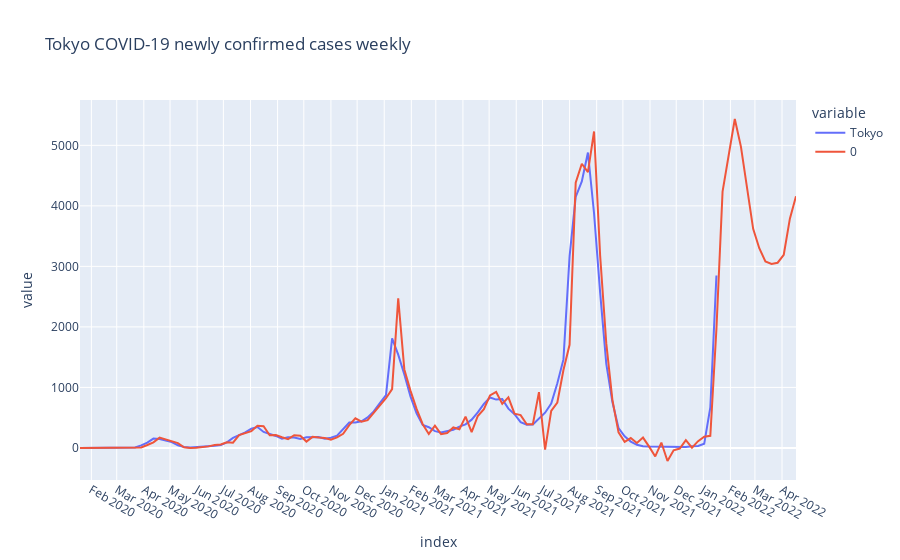

The cell this chart's notebook holds for it:
### Code cell
ts_forecast = result_tokyo.predict(start=df_gr.index[0], end=df_gr.index[-1]+relativedelta(months=3))
temp_df = df_gr.Tokyo.to_frame()
temp_df = pd.concat([temp_df, ts_forecast])

fig = px.line(temp_df, title='Tokyo COVID-19 newly confirmed cases weekly')
fig.update_layout({
    'xaxis': {
        'dtick': 'M1'
    }
})
fig.show()

### Figure 1 — Plotly figure (JSON) as saved in the notebook; plotly's stock layout.template omitted (floating-point values rounded to 4 significant figures; data arrays with more than 128 entries replaced by an {"elided": "..."} marker saying what was removed)
{"data": [{"hovertemplate": "variable=Tokyo<br>index=%{x}<br>value=%{y}<extra></extra>", "legendgroup": "Tokyo", "line": {"color": "#636efa", "dash": "solid"}, "marker": {"symbol": "circle"}, "mode": "lines", "name": "Tokyo", "orientation": "v", "showlegend": true, "type": "scatter", "x": {"elided": "223 str values"}, "xaxis": "x", "y": {"elided": "223 float values"}, "yaxis": "y"}, {"hovertemplate": "variable=0<br>index=%{x}<br>value=%{y}<extra></extra>", "legendgroup": "0", "line": {"color": "#EF553B", "dash": "solid"}, "marker": {"symbol": "circle"}, "mode": "lines", "name": "0", "orientation": "v", "showlegend": true, "type": "scatter", "x": {"elided": "223 str values"}, "xaxis": "x", "y": {"elided": "223 float values"}, "yaxis": "y"}], "layout": {"autosize": true, "legend": {"title": {"text": "variable"}, "tracegroupgap": 0}, "title": {"text": "Tokyo COVID-19 newly confirmed cases weekly"}, "xaxis": {"anchor": "y", "autorange": true, "domain": [0, 1], "dtick": "M1", "range": ["2020-01-19", "2022-04-17"], "title": {"text": "index"}, "type": "date"}, "yaxis": {"anchor": "x", "autorange": true, "domain": [0, 1], "range": [-530.0, 5749.0], "title": {"text": "value"}, "type": "linear"}}}
